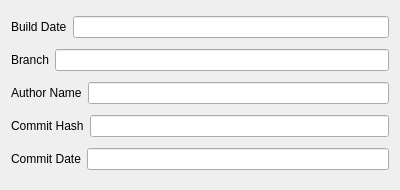
<?xml version="1.0" encoding="UTF-8"?>
<ui version="4.0">
 <class>BuildInfo</class>
 <widget class="QWidget" name="BuildInfo">
  <property name="geometry">
   <rect>
    <x>0</x>
    <y>0</y>
    <width>400</width>
    <height>190</height>
   </rect>
  </property>
  <property name="windowTitle">
   <string>Build Info</string>
  </property>
  <property name="autoFillBackground">
   <bool>false</bool>
  </property>
  <layout class="QGridLayout" name="gridLayout">
   <item row="0" column="0">
    <layout class="QHBoxLayout" name="horizontalLayout">
     <item>
      <widget class="QLabel" name="label">
       <property name="text">
        <string>Build Date</string>
       </property>
      </widget>
     </item>
     <item>
      <widget class="QLineEdit" name="buildDate">
       <property name="readOnly">
        <bool>true</bool>
       </property>
      </widget>
     </item>
    </layout>
   </item>
   <item row="1" column="0">
    <layout class="QHBoxLayout" name="horizontalLayout_5">
     <item>
      <widget class="QLabel" name="label_5">
       <property name="text">
        <string>Branch</string>
       </property>
      </widget>
     </item>
     <item>
      <widget class="QLineEdit" name="Branch">
       <property name="readOnly">
        <bool>true</bool>
       </property>
      </widget>
     </item>
    </layout>
   </item>
   <item row="2" column="0">
    <layout class="QHBoxLayout" name="horizontalLayout_4">
     <item>
      <widget class="QLabel" name="label_4">
       <property name="text">
        <string>Author Name</string>
       </property>
      </widget>
     </item>
     <item>
      <widget class="QLineEdit" name="authorName">
       <property name="readOnly">
        <bool>true</bool>
       </property>
      </widget>
     </item>
    </layout>
   </item>
   <item row="3" column="0">
    <layout class="QHBoxLayout" name="horizontalLayout_2">
     <item>
      <widget class="QLabel" name="label_2">
       <property name="text">
        <string>Commit Hash</string>
       </property>
      </widget>
     </item>
     <item>
      <widget class="QLineEdit" name="commitHash">
       <property name="readOnly">
        <bool>true</bool>
       </property>
      </widget>
     </item>
    </layout>
   </item>
   <item row="4" column="0">
    <layout class="QHBoxLayout" name="horizontalLayout_3">
     <item>
      <widget class="QLabel" name="label_3">
       <property name="text">
        <string>Commit Date</string>
       </property>
      </widget>
     </item>
     <item>
      <widget class="QLineEdit" name="commitDate">
       <property name="readOnly">
        <bool>true</bool>
       </property>
      </widget>
     </item>
    </layout>
   </item>
  </layout>
 </widget>
 <resources/>
 <connections/>
</ui>
